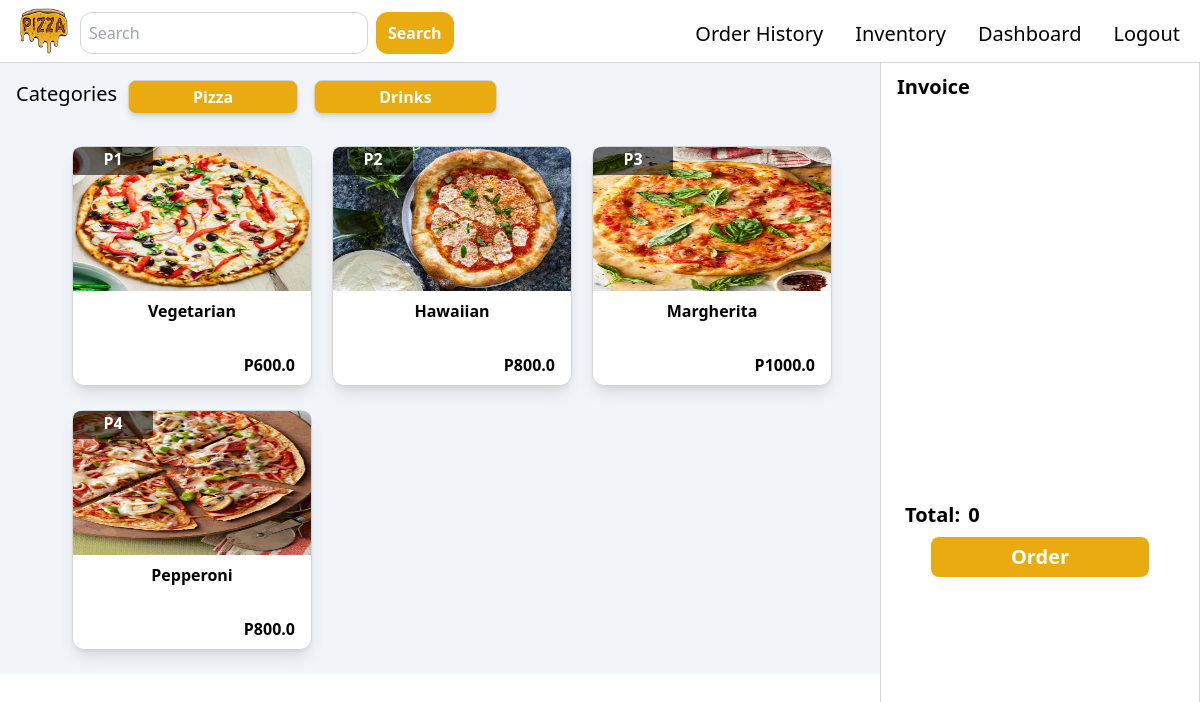
The page /products/Pizza/ (signed in) on the database as committed earlier.
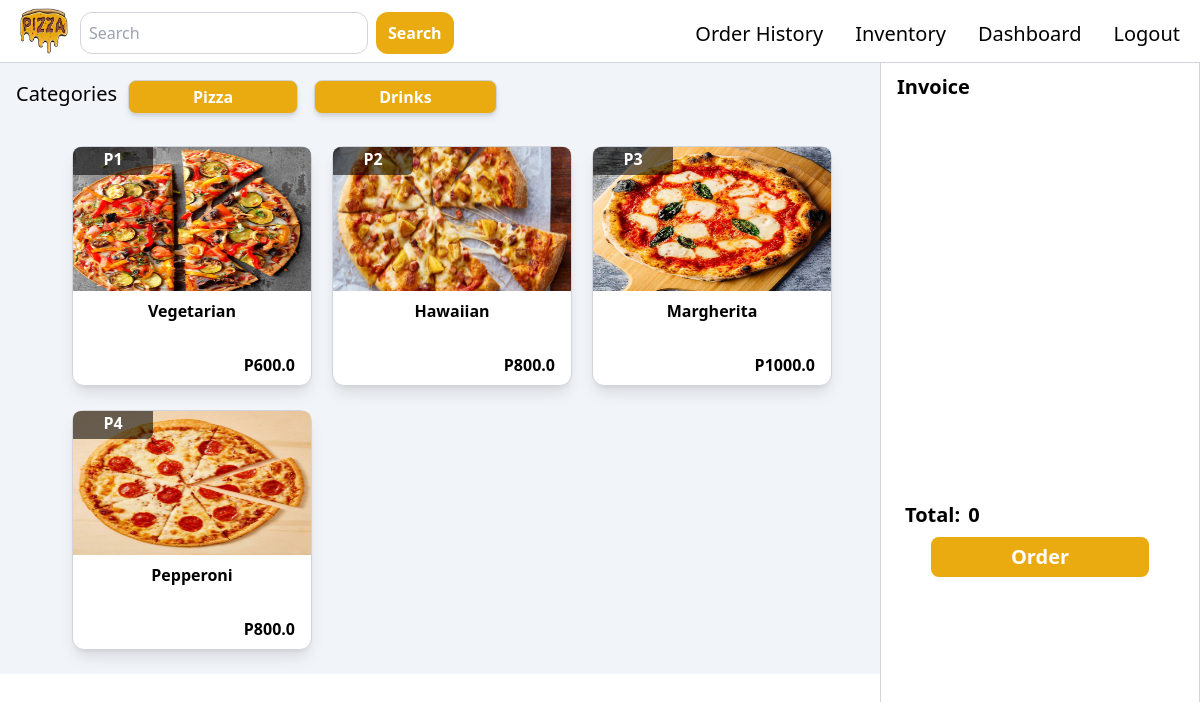
The same page on the database as committed later.
### main/models.py (models this page shows, shortened)
class Products(models.Model):
    product_id = models.AutoField(primary_key=True)
    product_name = models.CharField(max_length=250)
    product_code = models.CharField(max_length=50)
    product_price = models.FloatField()
    product_img = models.ImageField(upload_to='./main/static/product-img', default=None)
    product_category = models.CharField(max_length=250)

### main/views.py (the view)
# urls.py: path('products/<str:category>/', views.products, name=('products')),
def products(request, category):
    if request.user.is_authenticated:
        categories = Products.objects.values('product_category').distinct()
        products = Products.objects.filter(product_category=str(category).title())
        data = {
                'categories' : categories,
                'products' : products,
            }
        return render(request, 'main/views/products.html', data)
    return redirect('login')

### main/templates/main/views/products.html (shortened to what this page needs)
{% extends 'main/parts/base.html' %}
{% load static %}
{% block link %}
    <link rel="stylesheet" href="{% static 'css/style.css' %}">
{% endblock %}
{% block body %}
    <div class="bg-slate-100">
{% endblock %}
{% block list %}
    <li class="mr-8"><a href="{% url 'dashboard' %}">Order History</a></li>
    <li class="mr-8"><a href="{% url 'inventory' %}">Inventory</a></li>
    <li class="mr-8"><a href="{% url 'dashboard' %}">Dashboard</a></li>
{% endblock %}
{% block content %}
            <div class="container max-w-full flex flex-col mt-16 pt-4 ">
                <h1 class="text-xl ml-4 absolute">Categories</h1>
                <div class="container max-w-full pr-80 flex flex-wrap relative pl-28">
                    {% for category in categories %}
                        <a class="w-auto ml-4 h-auto border container mb-2 rounded-lg shadow-md border-gray-300 py-1 px-16 text-white bg-button" href="/products/{{category.product_category}}"><div class="">
                            <div class="container max-w-full flex justify-center">
                                <div class="w-auto h-auto">
                                    <h1 class="text-center font-bold">{{ category.product_category }}</h1>
                                </div>
                            </div>
                        </div></a>
                    {% endfor %}
                </div>
                <div class="container max-w-full mt-6 pr-80 pl-14 flex flex-wrap">
                    {% for product in products %}
                        <a onclick="add_product(this)" product_name="{{product.product_name}}" product_id="{{ product.product_id }}" product_price="{{product.product_price}}" class="hover:cursor-pointer w-60 h-60 mr-5 mb-6"><div class="container w-60 h-60 relative mr-2 shadow-lg border mb-6 border-gray-300 rounded-xl bg-white ml-4">
                            <div class="w-20 h-7 absolute rounded-tl-lg rounded-br-md top-0" style="background-color: rgba(0, 0, 0, 0.568);">
                                <h1 class="font-bold text-center text-white">{{product.product_code}}</h1>
                            </div>
                            <div class="container max-w-full">
                                <img src="{{ product.product_img.url }}" class="w-screen rounded-t-lg h-36" alt="">
                            </div>
                            <div class="container max-w-full px-2">
                                <h1 class="text-center mt-2 font-bold">{{ product.product_name }}</h1>
                                <h1 class=" mt-2 absolute bottom-2 right-4 font-bold">P{{ product.product_price }}</h1>
                            </div>
                        </div></a>
                    {% endfor %}
                </div>
            </div>
        </div>
        <div class="container fixed top-0 right-0 bg-white w-80 h-screen border pt-2 border-gray-300">
            <h1 class="mt-16 ml-4 text-xl font-bold">Invoice</h1>
            <div class="container w-full px-2 mt-2 h-96 overflow-y-auto">
            </div>
            <div class="flex">
                <h1 class="text-xl mt-2 ml-6 font-bold mb-2">Total: </h1>
                <p id="total-price" class="font-bold text-xl mt-2 ml-2">0</p>
            </div>
            <div class="container max-w-full flex h-10 justify-center ">
                <button onclick="order_button(this)" class="px-20 rounded-lg font-bold bg-button text-white text-xl">Order</button>
            </div>
        </div>
{% endblock %}

### main/templates/main/parts/base.html (shortened to what this page needs)
{% load static %}
<!DOCTYPE html>
<html lang="en">
<head>
    {% block link %}{% endblock %}
</head>
{% block body %}{% endblock %}
    <header class="container max-w-full flex px-5 border-b fixed top-0 z-20 bg-white border-b-gray-300">
        <div class="flex-1 flex mb-2">
            <div class="flex mt-2">
                <img src="{% static 'logo/pizza.png' %}" class="w-12  mr-3" alt="">
            </div>
        {% block login %}
                <div>
                    <form method="POST" class="flex max-w-full">
                        <input type="text" class="rounded-xl mt-3 mr-2 border bg-white w-72  border-gray-300 px-2 py-2" placeholder="Search">
                        <button type="submit" class="rounded-xl mt-3 px-3 py-1 font-bold bg-button text-white ">Search</button>
                    </form>
                </div>
            </div>
            <ul class="mt-5 text-xl flex">
                {% block list %}
                {% endblock %}
                <li><a href="{% url 'logout' %}">Logout</a></li>
            </ul>
        {% endblock %}
    </header>
    <div class="container max-w-full flex relative">
    {% block content %}
    {% endblock %}
</body>
</html>

Rows that differ between the two databases and show on the page:
changed Products "Vegetarian": product_img: a different picture
changed Products "Hawaiian": product_img: a different picture
changed Products "Margherita": product_img: a different picture
changed Products "Pepperoni": product_img: a different picture
